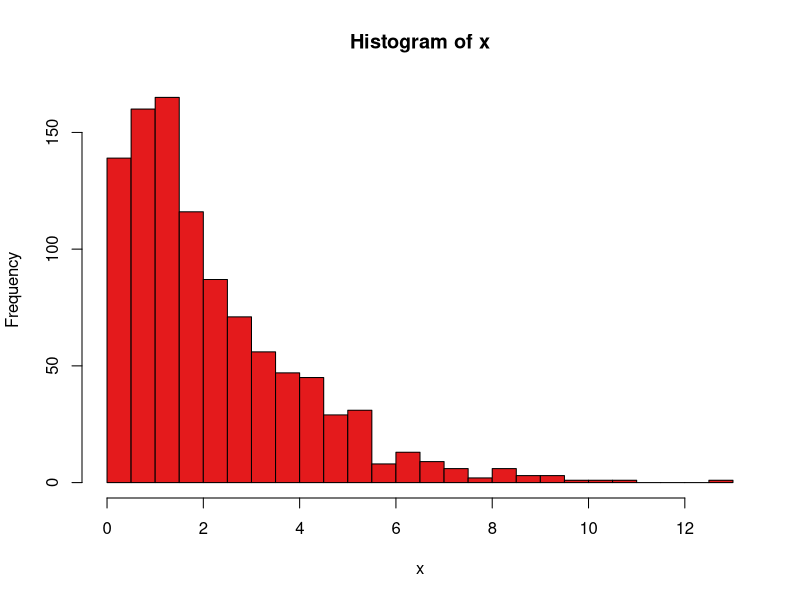
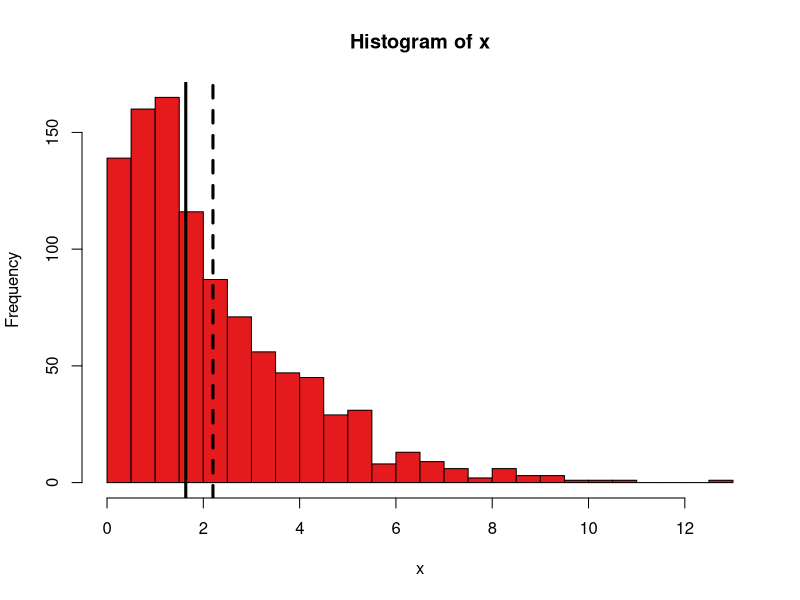

The R source for these figures, in order:
require("RColorBrewer")
palette(brewer.pal(8, "Set1"))
set.seed(0)

x <- rgamma(1000, shape=1.5, scale=1.5)

pdf("hist-skew.pdf", width=5, height=5)
hist(x, "Scott", col=1)
dev.off()

pdf("hist-meanmed-skew.pdf", width=5, height=5)
hist(x, "Scott", col=1)
abline(v = median(x), lwd=3, lty=1)
abline(v = mean(x), lwd=3, lty=2)
dev.off()
